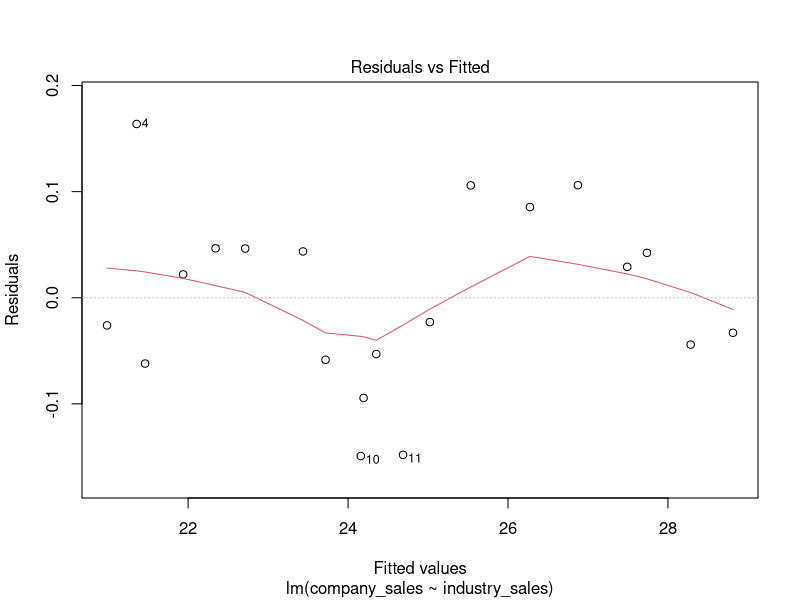
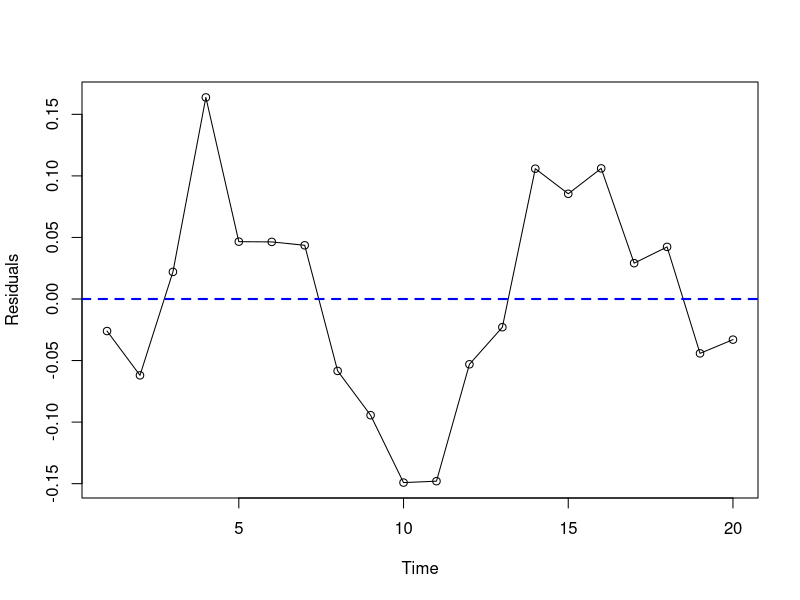

The R source for these figures, in order:
## ---- chunk 1
sales <- read.table("Sales.txt", header=FALSE)
names(sales)=c("company_sales", "industry_sales")
sales$index = seq(1:dim(sales)[1])
head(sales)
## ---- chunk 2
lm.sales = lm(company_sales~industry_sales, data=sales)
summary(lm.sales)
## ---- chunk 3
plot(lm.sales, which=1)
## ---- chunk 4
plot(lm.sales$residuals ~ sales$index, type='o', xlab="Time", ylab="Residuals")
abline(h=0, lty=2, col="blue", lwd=2)
## ---- chunk 5
library(lmtest)
dwtest(lm.sales)
## ---- chunk 6
library(nlme)
lm.sales.cor = gls(company_sales~industry_sales, correlation = corAR1(form= ~ index), data=sales)
## ---- chunk 7
summary(lm.sales.cor)
